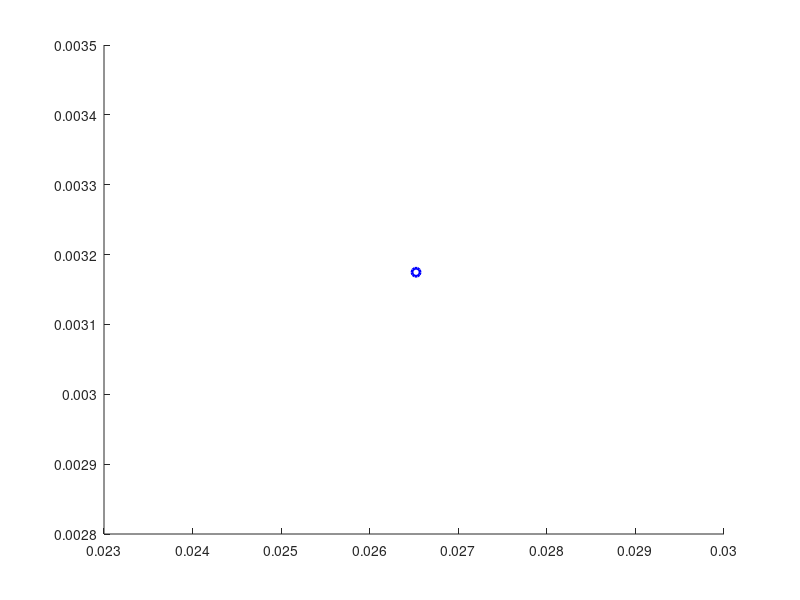

Source code (MATLAB): (Note: this script raises an error after producing the figure.)
% initializing
clear
clc
load AllData;
P = data;
length = size(P,2);
hold;


% preprecossing
period = 1;
multiplier = 252;
P = P(:,1:period:length);
length = size(P,2);
D = (P(:,2:length) - P(:,1:length-1)) ./ P(:,1:length-1);
n = size(D,1);
covar = zeros(n,n);
correl = zeros(n,n);
m = mean(D,2);


% covariances
for i = 1:n
    for j = 1:n
        covar(i,j) = sum((D(i,:) - m(i)) .* (D(j,:) - m(j))) / (length-1);
    end
end
covar = covar * multiplier;


% correlations
for i = 1:n
    for j = 1:n
        if i == j
            correl(i, j) = 1;
            plot(covar(i,i), m(i) * multiplier, 'bo', 'LineWidth',2);
            text(covar(i,i), m(i) * multiplier, Assets(i));
        else
            correl(i,j) = covar(i,j) / sqrt(covar(i,i) * covar(j,j));
        end
    end
end


% looking for an optimized a portfolio
num = 2500;
Portfolio = zeros(num,n+2);
weights = zeros(n,1);
for i = 1:num
    r = rand(1,n);
    %     r = [0.31085,0.33717,0.29553,0.05646];
    weights = r ./ sum(r);
    profit = sum(weights .* m') * multiplier;
    var = 0;
    for j = 1:n
        for k = 1:n
            var = var + weights(j) * weights(k) * covar(j,k);
        end
    end
    Portfolio(i,:) = [weights, profit, var];
    plot(var,profit,'g.');
end
[M, I] = max(Portfolio(:,n+1)./sqrt(Portfolio(:,n+2)));
plot(Portfolio(I,n+2),Portfolio(I,n+1),'rx', "LineWidth",2);
clc;
disp("Highest Modified Sharpe Ratio is " + M);
disp("with annual return of " + Portfolio(I,n+1) + " and std dev of " + sqrt(Portfolio(I,n+2)));
disp("and weights of  ");
disp(Portfolio(I,1:n));
disp(Assets);
hold;











